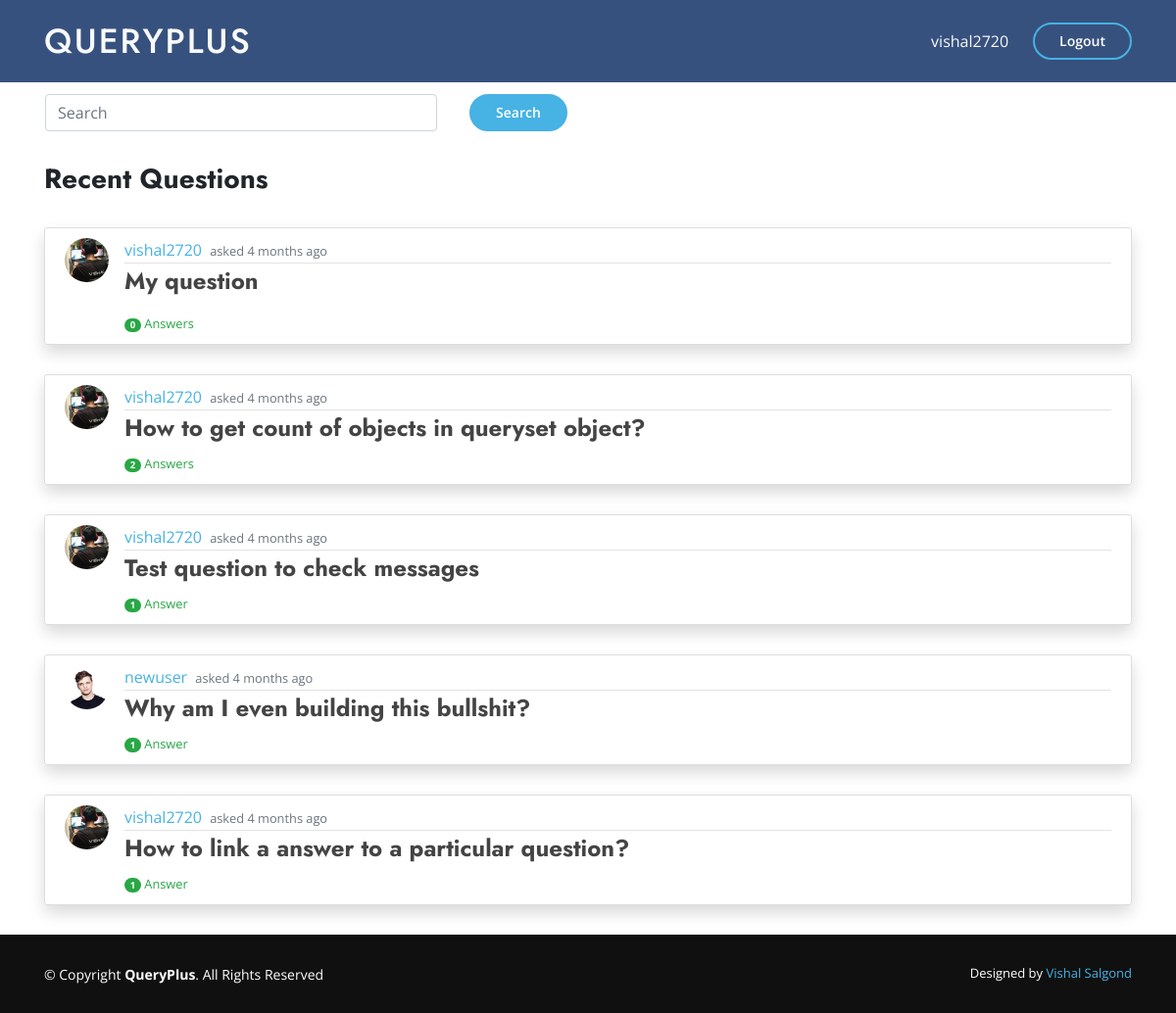
The app's page / (signed in), older data.
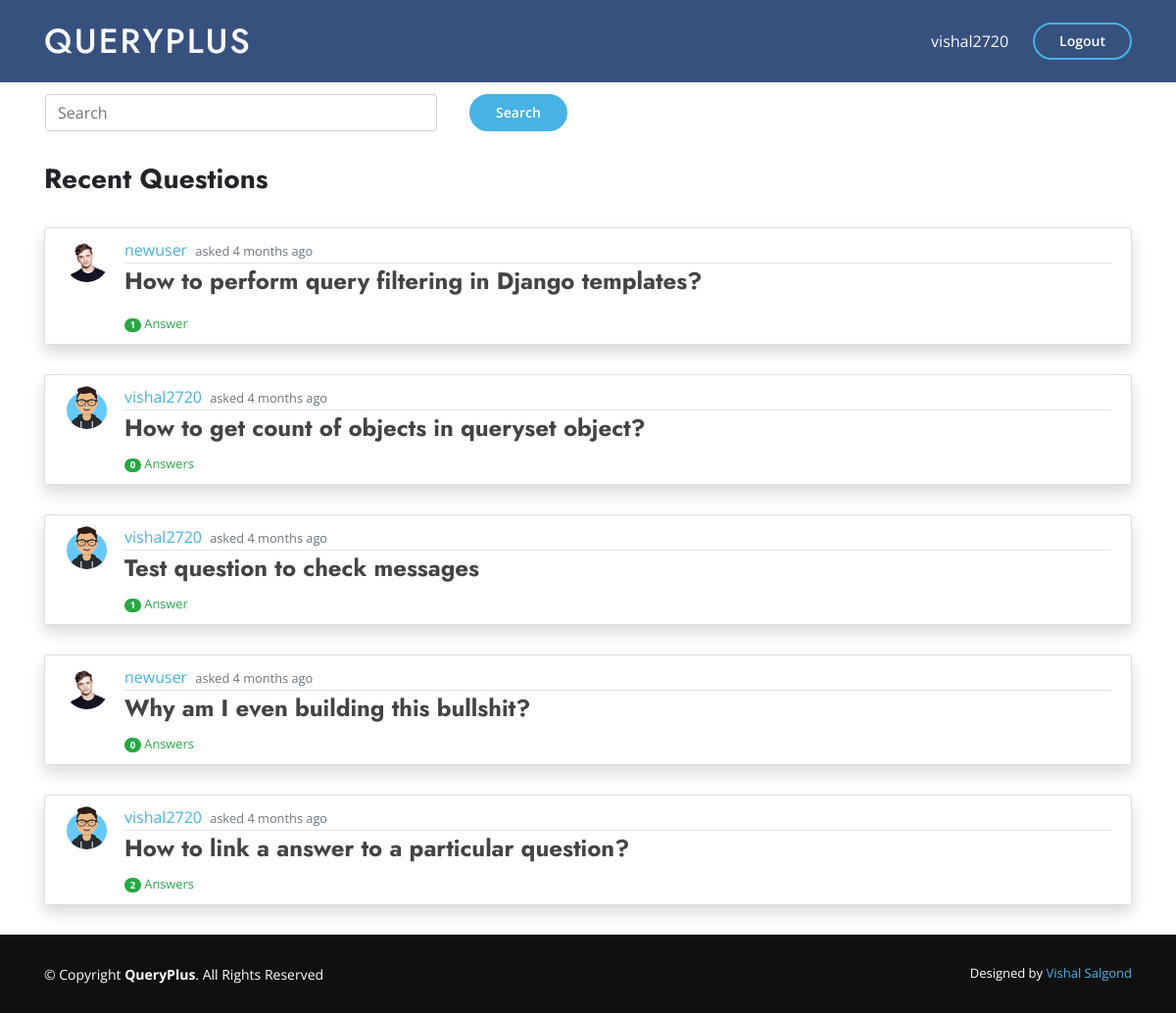
The same page, newer data.
### main_app/models.py (models this page shows, shortened)
class Question(models.Model):
    question = RichTextField()
    date_posted = models.DateTimeField(auto_now_add=True)
    author = models.ForeignKey(User, on_delete=models.CASCADE)

class Profile(models.Model):
    user = models.OneToOneField(User, on_delete=models.CASCADE)
    image = models.ImageField(default='default.jpg',upload_to='profile_pics')

### main_app/views.py (the view, shortened to what this page needs)
# urls.py: path('', QuestionListView.as_view(), name='home'),
class QuestionListView(ListView):
    model = Question
    template_name = 'main_app/home.html'
    context_object_name = 'questions'
    ordering = ['-date_posted']
    paginate_by = 5

### main_app/templates/main_app/home.html (shortened to what this page needs)
{% extends "main_app/base.html" %}
{% load static %}
{% load i18n %}
{% block content %}
  {% if user.is_authenticated %}
      <div class="container">
        <nav class="navbar navbar-light">
          <form class="form-inline" method="POST">
            <div class="row mb-4 mt-2">
              <input class="form-control mr-sm-2" style="width: 400px;" type="search" placeholder="Search" name="search" aria-label="Search">
              <button style="background-color:  #47b2e4;" class="get-started-btn my-2 my-sm-0" type="submit">Search</button>
            </div>
          </form>
        </nav>
        <h3> <b>Recent Questions</b> </h3>
        <br>
      </div>
        {% for q in questions %}
        <div class="container">
        <div class="shadow rounded">
          <article class="media content-section">
            <img class="rounded-circle article-img" src="{{ q.author.profile.image.url }}" alt="">
            <div class="media-body">
            <div class="article-metadata">
                <a class="mr-1" href="{% url 'user-profile' q.author.username %}">{{ q.author }}</a>
                <small class="text-muted">asked {{ q.date_posted|timesince }} ago</small>
            </div>
              <h4><a class="article-title" href="{% url 'question-detail' q.id %}"><b>{{ q.question|safe }}</b></a></h4>
            </div>
          </article>
        </div>
      </div>
    {% endfor %}
  {% endif %}
{% endblock content %}

### main_app/templates/main_app/base.html (shortened to what this page needs)
{% load static %}
<!DOCTYPE html>
<html>
<head>
    <link rel="stylesheet" href="{% static 'main_app/vendor/bootstrap/css/bootstrap.min.css' %}">
    <link rel="stylesheet" href="{% static 'main_app/vendor/icofont/icofont.min.css' %}">
    <link rel="stylesheet" href="{% static 'main_app/vendor/boxicons/css/boxicons.min.css' %}">
    <link rel="stylesheet" href="{% static 'main_app/vendor/remixicon/remixicon.css' %}">
    <link rel="stylesheet" href="{% static 'main_app/vendor/venobox/venobox.css' %}">
    <link rel="stylesheet" href="{% static 'main_app/vendor/owl.carousel/assets/owl.carousel.min.css' %}">
    <link rel="stylesheet" href="{% static 'main_app/vendor/aos/aos.css' %}">
    <link rel="stylesheet" type="text/css" href="{% static 'main_app/main.css' %}">
    <link rel="stylesheet" href="https://cdnjs.cloudflare.com/ajax/libs/font-awesome/4.7.0/css/font-awesome.min.css">
</head>
<body>
  <header id="header" class="fixed-top">
    <div class="container d-flex align-items-center mb-2 mt-2">
      <h1 class="logo mr-auto"><a class="text-light" href="{% url 'home' %}">QueryPlus</a></h1>
      {%if user.is_authenticated %}
        <a href="{% url 'profile' %}" class="text-light scrollto">{{ user.username }}</a>
        <a href="" data-toggle="modal" data-target="#logoutModal" class="get-started-btn scrollto">Logout</a>
      {% else %}
        <a href="{% url 'login' %}" class="get-started-btn scrollto">Sign In</a>
        <a href="{% url 'register' %}" class="get-started-btn scrollto">Create Account</a>
      {% endif %}
    </div>
  </header>
  {% block content %}
  {% endblock %}
  <footer id="footer">
    <div class="container footer-bottom">
      <div class="copyright">
        &copy; Copyright <strong><span>QueryPlus</span></strong>. All Rights Reserved
      </div>
      <div class="credits">
        Designed by <a href="">Vishal Salgond</a>
      </div>
    </div>
  </footer>
</body>
</html>

### main_app/static/main_app/main.css (style rules this page uses)
body { background: white; margin-top: 5rem; font-family: 'Open Sans', sans-serif; }
h1, h2, h3, h4, h5, h6 { font-family: "Jost", sans-serif; }
a { color: #47b2e4; }
#header { transition: all 0.5s; z-index: 997; padding: 15px 0; background: #37517e; }
#header .logo { font-size: 35px; color: white; margin: 0; padding: 0; line-height: 1; font-weight: 500; letter-spacing: 2px; text-transform: uppercase; }
#header .logo a { color:black; }
.get-started-btn { margin-left: 25px; color: #fff; border-radius: 50px; padding: 6px 25px 7px 25px; white-space: nowrap; transition: 0.3s; font-size: 14px; display: inline-block; border: 2px solid #47b2e4; font-weight: 600; }
.content-section { background: #ffffff; padding: 10px 20px; border: 1px solid #dddddd; border-radius: 3px; margin-bottom: 30px; }
.article-title { color: #444444; }
.article-img { height: 45px; width: 45px; margin-right: 16px; }
.article-metadata { padding-bottom: 1px; margin-bottom: 4px; border-bottom: 1px solid #e3e3e3 }
#footer { height: 80px; bottom: 0px; left: 0px; right: 0px; margin-bottom: 0px; font-size: 14px; background: #101010 ; }
#footer .footer-bottom { padding-top: 30px; padding-bottom: 30px; color: #fff; }
#footer .copyright { float: left; }
#footer .credits { float: right; font-size: 13px; }
#footer .credits a { transition: 0.3s; }

Row changes from the older to the newer data that the page shows:
removed Question: author.profile.image (picture), author "vishal2720", date_posted "4 months", question "My question"
added Question: author.profile.image (picture), author "newuser", date_posted "4 months", question "How to perform query filtering in Django templates?"
changed through a linked row, Question "How to get count of objects in queryset object?": author.profile.image: a different picture; id "2 Answers" → "0 Answers"
changed through a linked row, Question "Test question to check messages": author.profile.image: a different picture
computed for Question "Why am I even building this bullshit?": id "1 Answer" → "0 Answers"
changed through a linked row, Question "How to link a answer to a particular question?": author.profile.image: a different picture; id "1 Answer" → "2 Answers"
